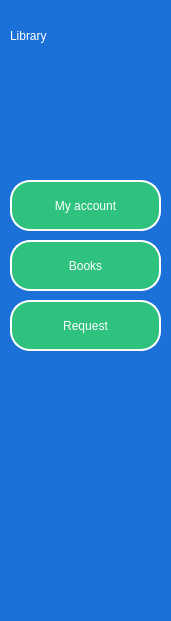
   <widget class="QFrame" name="frame_16">
    <property name="geometry">
     <rect>
      <x>0</x>
      <y>0</y>
      <width>171</width>
      <height>621</height>
     </rect>
    </property>
    <property name="styleSheet">
     <string notr="true">border: 1px ;
border-radius: 20px;
background-color:rgb(28, 113, 216)</string>
    </property>
    <property name="frameShape">
     <enum>QFrame::StyledPanel</enum>
    </property>
    <property name="frameShadow">
     <enum>QFrame::Raised</enum>
    </property>
    <widget class="QLabel" name="label19">
     <property name="geometry">
      <rect>
       <x>10</x>
       <y>0</y>
       <width>141</width>
       <height>71</height>
      </rect>
     </property>
     <property name="styleSheet">
      <string notr="true">font: 63 italic 30pt &quot;URW Bookman&quot;;
color:white;
background-color: rgba(28, 113, 216, 0);</string>
     </property>
     <property name="text">
      <string>Library</string>
     </property>
    </widget>
    <widget class="QPushButton" name="pushButton_14">
     <property name="geometry">
      <rect>
       <x>90</x>
       <y>10</y>
       <width>101</width>
       <height>41</height>
      </rect>
     </property>
     <property name="styleSheet">
      <string notr="true">background-color: rgba(28, 113, 216, 0);</string>
     </property>
     <property name="text">
      <string/>
     </property>
     <property name="icon">
      <iconset>
       <normaloff>Icons/graduate-cap.png</normaloff>Icons/graduate-cap.png</iconset>
     </property>
     <property name="iconSize">
      <size>
       <width>25</width>
       <height>25</height>
      </size>
     </property>
    </widget>
    <widget class="QPushButton" name="log_credits_24">
     <property name="geometry">
      <rect>
       <x>920</x>
       <y>20</y>
       <width>181</width>
       <height>41</height>
      </rect>
     </property>
     <property name="styleSheet">
      <string notr="true">
QPushButton {
	background-color: rgb(46, 194, 126);
    border: 2px solid white;
    border-radius: 20px;
    border-style: outset;
    padding: 5px;
    transition: all .5s ease;
    color: white;
    font-family:'Montserrat', sans-serif;
    text-transform: uppercase;
    text-align: center;
    line-height: 1;
    font-size: 12px;
    padding: 10px;
    outline: none;
    
    
}
QPushButton:hover {
    color:rgb(0, 137, 236);;
    background-color: white;;
}
</string>
     </property>
     <property name="text">
      <string>My account</string>
     </property>
     <property name="icon">
      <iconset>
       <normaloff>Icons/programmer.png</normaloff>Icons/programmer.png</iconset>
     </property>
     <property name="iconSize">
      <size>
       <width>25</width>
       <height>25</height>
      </size>
     </property>
    </widget>
    <widget class="QPushButton" name="log_credits_25">
     <property name="geometry">
      <rect>
       <x>920</x>
       <y>70</y>
       <width>181</width>
       <height>41</height>
      </rect>
     </property>
     <property name="styleSheet">
      <string notr="true">
QPushButton {
	background-color: rgb(46, 194, 126);
    border: 2px solid white;
    border-radius: 20px;
    border-style: outset;
    padding: 5px;
    transition: all .5s ease;
    color: white;
    font-family:'Montserrat', sans-serif;
    text-transform: uppercase;
    text-align: center;
    line-height: 1;
    font-size: 12px;
    padding: 10px;
    outline: none;
    
    
}
QPushButton:hover {
    color:rgb(0, 137, 236);;
    background-color: white;;
}
</string>
     </property>
     <property name="text">
      <string>Books</string>
     </property>
     <property name="icon">
      <iconset>
       <normaloff>Icons/book.png</normaloff>Icons/book.png</iconset>
     </property>
     <property name="iconSize">
      <size>
       <width>25</width>
       <height>25</height>
      </size>
     </property>
    </widget>
    <widget class="QPushButton" name="main_accbtn">
     <property name="geometry">
      <rect>
       <x>10</x>
       <y>180</y>
       <width>151</width>
       <height>51</height>
      </rect>
     </property>
     <property name="styleSheet">
      <string notr="true">
QPushButton {
	background-color: rgb(46, 194, 126);
    border: 2px solid white;
    border-radius: 20px;
    border-style: outset;
    padding: 5px;
    transition: all .5s ease;
    color: white;
    font-family:'Montserrat', sans-serif;
    text-transform: uppercase;
    text-align: center;
    line-height: 1;
    font-size: 12px;
    padding: 10px;
    outline: none;
    
    
}
QPushButton:hover {
    color:rgb(0, 137, 236);;
    background-color: white;;
}
</string>
     </property>
     <property name="text">
      <string>My account</string>
     </property>
     <property name="icon">
      <iconset>
       <normaloff>Icons/programmer.png</normaloff>Icons/programmer.png</iconset>
     </property>
     <property name="iconSize">
      <size>
       <width>25</width>
       <height>25</height>
      </size>
     </property>
    </widget>
    <widget class="QPushButton" name="main_booksbtn">
     <property name="geometry">
      <rect>
       <x>10</x>
       <y>240</y>
       <width>151</width>
       <height>51</height>
      </rect>
     </property>
     <property name="styleSheet">
      <string notr="true">
QPushButton {
	background-color: rgb(46, 194, 126);
    border: 2px solid white;
    border-radius: 20px;
    border-style: outset;
    padding: 5px;
    transition: all .5s ease;
    color: white;
    font-family:'Montserrat', sans-serif;
    text-transform: uppercase;
    text-align: center;
    line-height: 1;
    font-size: 12px;
    padding: 10px;
    outline: none;
    
    
}
QPushButton:hover {
    color:rgb(0, 137, 236);;
    background-color: white;;
}
</string>
     </property>
     <property name="text">
      <string>Books</string>
     </property>
     <property name="icon">
      <iconset>
       <normaloff>Icons/book.png</normaloff>Icons/book.png</iconset>
     </property>
     <property name="iconSize">
      <size>
       <width>25</width>
       <height>25</height>
      </size>
     </property>
    </widget>
    <widget class="QPushButton" name="main_reqbtn">
     <property name="geometry">
      <rect>
       <x>10</x>
       <y>300</y>
       <width>151</width>
       <height>51</height>
      </rect>
     </property>
     <property name="styleSheet">
      <string notr="true">
QPushButton {
	background-color: rgb(46, 194, 126);
    border: 2px solid white;
    border-radius: 20px;
    border-style: outset;
    padding: 5px;
    transition: all .5s ease;
    color: white;
    font-family:'Montserrat', sans-serif;
    text-transform: uppercase;
    text-align: center;
    line-height: 1;
    font-size: 12px;
    padding: 10px;
    outline: none;
    
    
}
QPushButton:hover {
    color:rgb(0, 137, 236);;
    background-color: white;;
}
</string>
     </property>
     <property name="text">
      <string>Request</string>
     </property>
     <property name="icon">
      <iconset>
       <normaloff>Icons/interview.png</normaloff>Icons/interview.png</iconset>
     </property>
     <property name="iconSize">
      <size>
       <width>25</width>
       <height>25</height>
      </size>
     </property>
    </widget>
    <widget class="QPushButton" name="icon11">
     <property name="geometry">
      <rect>
       <x>-20</x>
       <y>50</y>
       <width>191</width>
       <height>111</height>
      </rect>
     </property>
     <property name="styleSheet">
      <string notr="true">background-color: rgba(28, 113, 216, 0);</string>
     </property>
     <property name="text">
      <string/>
     </property>
     <property name="icon">
      <iconset>
       <normaloff>Icons/digital-library.png</normaloff>Icons/digital-library.png</iconset>
     </property>
     <property name="iconSize">
      <size>
       <width>100</width>
       <height>100</height>
      </size>
     </property>
    </widget>
   </widget>
